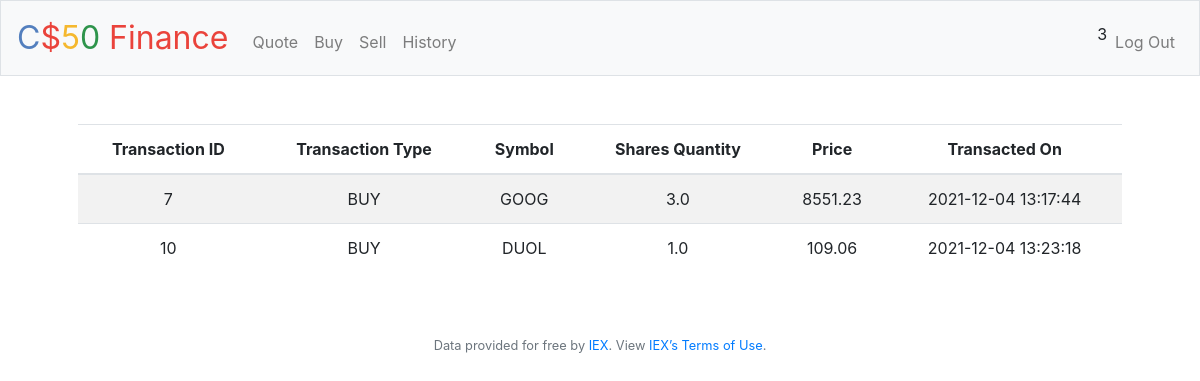
The app's page /history (signed in), older data.
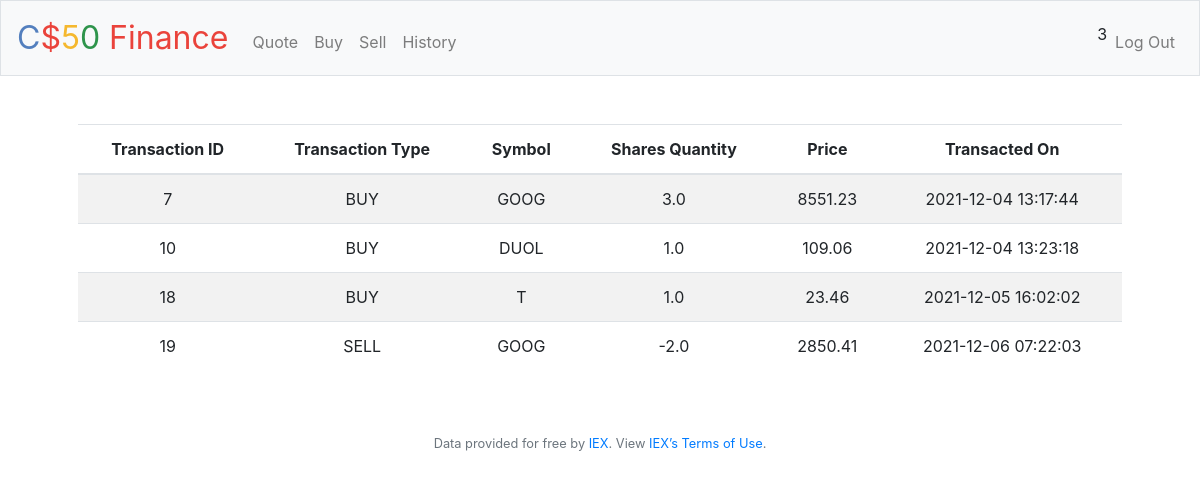
The same page, newer data.
### tables this page shows
CREATE TABLE transaction_details (
     transaction_id INTEGER,
     user_id INTEGER,
     asset_ticker TEXT NOT NULL,
     transaction_type TEXT CHECK( transaction_type IN ('BUY','SELL') ) NOT NULL,
     quantity REAL,
     price REAL,
     transaction_date DATETIME DEFAULT current_timestamp,
     PRIMARY KEY(transaction_id),
     FOREIGN KEY (user_id) REFERENCES users(id)
  );

### application.py (the view)
@app.route("/history")
@login_required
def history():
    rows = db.execute("SELECT * FROM transaction_details WHERE user_id=?", session["user_id"])
    return render_template("history.html", rows=rows)

### application.py (called while the page is built)
@app.after_request
def after_request(response):
    response.headers["Cache-Control"] = "no-cache, no-store, must-revalidate"
    response.headers["Expires"] = 0
    response.headers["Pragma"] = "no-cache"
    return response

### helpers.py (called while the page is built)
def login_required(f):
    @wraps(f)
    def decorated_function(*args, **kwargs):
        if session.get("user_id") is None:
            return redirect("/login")
        return f(*args, **kwargs)
    return decorated_function

### templates/history.html (shortened to what this page needs)
{% extends "layout.html" %}
{% block main %}
        <div>
            <table class="table table-striped">
              <thead>
                <tr>
                    <th scope="col">Transaction ID</th>
                    <th scope="col">Transaction Type</th>
                    <th scope="col">Symbol</th>
                    <th scope="col">Shares Quantity</th>
                    <th scope="col">Price</th>
                    <th scope="col">Transacted On</th>
                </tr>
              </thead>
              <tbody>
                {% for row in rows %}
                    <tr>
                        <td>{{row.transaction_id}}</td>
                        <td>{{row.transaction_type}}</td>
                        <td scope="row">{{row.asset_ticker}}</td>
                        <td>{{row.quantity}}</td>
                        <td>{{row.price}}</td>
                        <td>{{row.transaction_date}}</td>
                    </tr>
                {% endfor %}
              </tbody>
            </table>
        </div>
{% endblock %}

Row changes from the older to the newer data that the page shows:
added transaction_details: transaction_id "18", transaction_type "BUY", asset_ticker "T", quantity "1.0", price "23.46", transaction_date "2021-12-05 16:02:02"
added transaction_details: transaction_id "19", transaction_type "SELL", asset_ticker "GOOG", quantity "-2.0", price "2850.41", transaction_date "2021-12-06 07:22:03"
